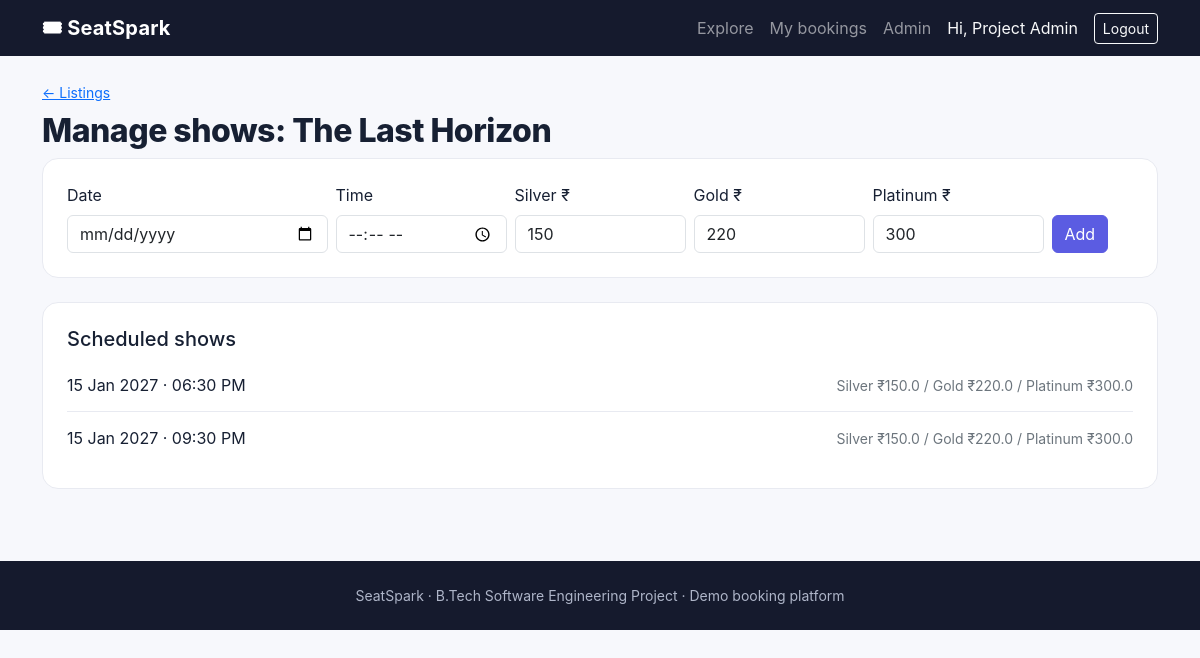
Screenshot of /admin/listing/1/shows (signed in) with the database file from the repository.
### app.py (models this page shows, shortened)
class User(db.Model):
    id = db.Column(db.Integer, primary_key=True)
    name = db.Column(db.String(100), nullable=False)
    email = db.Column(db.String(150), unique=True, nullable=False)
    password_hash = db.Column(db.String(255), nullable=False)
    role = db.Column(db.String(20), default="user", nullable=False)
    bookings = db.relationship("Booking", backref="user", lazy=True)

class Listing(db.Model):
    id = db.Column(db.Integer, primary_key=True)
    title = db.Column(db.String(150), nullable=False)
    description = db.Column(db.Text, default="")
    category = db.Column(db.String(20), nullable=False)  # Movie or Event
    image_url = db.Column(db.String(500), default="")
    venue = db.Column(db.String(150), nullable=False)
    shows = db.relationship("Show", backref="listing", cascade="all, delete-orphan", lazy=True)

class Show(db.Model):
    id = db.Column(db.Integer, primary_key=True)
    listing_id = db.Column(db.Integer, db.ForeignKey("listing.id"), nullable=False)
    show_date = db.Column(db.Date, nullable=False)
    show_time = db.Column(db.Time, nullable=False)
    seat_count = db.Column(db.Integer, default=40, nullable=False)
    silver_price = db.Column(db.Float, default=150, nullable=False)
    gold_price = db.Column(db.Float, default=220, nullable=False)
    platinum_price = db.Column(db.Float, default=300, nullable=False)
    bookings = db.relationship("Booking", backref="show", lazy=True)

### app.py (the view, shortened to what this page needs)
@app.route("/admin/listing/<int:listing_id>/shows", methods=["GET", "POST"])
@login_required
@admin_required
def admin_shows(listing_id):
    listing = db.get_or_404(Listing, listing_id)
    return render_template("admin/shows.html", listing=listing, shows=Show.query.filter_by(listing_id=listing.id).order_by(Show.show_date).all())

### app.py (called while the page is built)
def login_required(fn):
    @wraps(fn)
    def wrapper(*args, **kwargs):
        if "user_id" not in session:
            flash("Please log in to continue.", "warning")
            return redirect(url_for("login"))
        return fn(*args, **kwargs)
    return wrapper

def admin_required(fn):
    @wraps(fn)
    def wrapper(*args, **kwargs):
        if session.get("role") != "admin":
            abort(403)
        return fn(*args, **kwargs)
    return wrapper

def current_user():
    if "user_id" in session:
        return db.session.get(User, session["user_id"])
    return None

@app.context_processor
def inject_user():
    return {"current_user": current_user()}

### templates/admin/shows.html
{% extends "base.html" %}{% block content %}<a href="{{ url_for('admin_listings') }}" class="small">← Listings</a><h2 class="section-title mt-2">Manage shows: {{ listing.title }}</h2>
<div class="panel mb-4"><form method="post" class="row g-2 align-items-end">
<div class="col-md-3"><label class="form-label">Date</label><input class="form-control" type="date" name="show_date" required></div>
<div class="col-md-2"><label class="form-label">Time</label><input class="form-control" type="time" name="show_time" required></div>
<div class="col-md-2"><label class="form-label">Silver ₹</label><input class="form-control" type="number" min="1" step="1" name="silver_price" value="150" required></div>
<div class="col-md-2"><label class="form-label">Gold ₹</label><input class="form-control" type="number" min="1" step="1" name="gold_price" value="220" required></div>
<div class="col-md-2"><label class="form-label">Platinum ₹</label><input class="form-control" type="number" min="1" step="1" name="platinum_price" value="300" required></div>
<div class="col-md-1"><button class="btn btn-primary">Add</button></div></form></div>
<div class="panel"><h5>Scheduled shows</h5>{% for show in shows %}<div class="admin-item"><span>{{ show.show_date.strftime('%d %b %Y') }} · {{ show.show_time.strftime('%I:%M %p') }}</span><span class="small text-secondary">Silver ₹{{ show.silver_price }} / Gold ₹{{ show.gold_price }} / Platinum ₹{{ show.platinum_price }}</span></div>{% else %}<p class="text-secondary">No shows scheduled.</p>{% endfor %}</div>{% endblock %}

### templates/base.html (shortened to what this page needs)
<!doctype html>
<html lang="en">
<head>
  <link href="https://cdn.jsdelivr.net/npm/bootstrap@5.3.3/dist/css/bootstrap.min.css" rel="stylesheet">
  <link rel="stylesheet" href="{{ url_for('static', filename='css/style.css') }}">
</head>
<body>
<nav class="navbar navbar-expand-lg navbar-dark topbar">
  <div class="container">
    <a class="navbar-brand fw-bold" href="{{ url_for('index') }}">🎟 SeatSpark</a>
    <div class="collapse navbar-collapse" id="nav">
      <div class="navbar-nav ms-auto align-items-lg-center">
        <a class="nav-link" href="{{ url_for('index') }}">Explore</a>
        {% if current_user %}
          <a class="nav-link" href="{{ url_for('my_bookings') }}">My bookings</a>
          {% if current_user.role == 'admin' %}<a class="nav-link" href="{{ url_for('admin_dashboard') }}">Admin</a>{% endif %}
          <span class="nav-link text-light small">Hi, {{ current_user.name }}</span>
          <a class="btn btn-sm btn-outline-light ms-lg-2" href="{{ url_for('logout') }}">Logout</a>
        {% else %}
          <a class="nav-link" href="{{ url_for('login') }}">Login</a>
          <a class="btn btn-sm btn-primary ms-lg-2" href="{{ url_for('register') }}">Create account</a>
        {% endif %}
      </div>
    </div>
  </div>
</nav>
<main class="container py-4">
  {% block content %}{% endblock %}
</main>
<footer class="footer py-4 mt-5"><div class="container text-center small">SeatSpark · B.Tech Software Engineering Project · Demo booking platform</div></footer>
</body></html>

### static/css/style.css (style rules this page uses)
:root { --ink:#172033;--muted:#687386;--primary:#5b5ce2;--line:#e8eaf1 }
body { background:#f7f8fc;color:var(--ink);font-family:Inter,system-ui,-apple-system,Segoe UI,sans-serif }
.topbar { background:#151a2d }
.navbar-brand { letter-spacing:.2px }
.section-title { font-weight:800;letter-spacing:-.5px }
.btn-primary { background:var(--primary);border-color:var(--primary) }
.auth-card,.panel,.stat-card,.booking-summary { background:#fff;border:1px solid var(--line);border-radius:16px;padding:24px }
.show-row,.admin-item { display:flex;justify-content:space-between;align-items:center;gap:12px;padding:14px 0;border-bottom:1px solid var(--line) }
.show-row:last-child,.admin-item:last-child { border:0 }
.footer { background:#151a2d;color:#aeb5c8 }

### rows the page displays
User: name "Project Admin"
Listing: title "The Last Horizon"
Show: show_date "15 Jan 2027", show_time "06:30 PM", silver_price "150.0", gold_price "220.0", platinum_price "300.0"
Show: show_date "15 Jan 2027", show_time "09:30 PM", silver_price "150.0", gold_price "220.0", platinum_price "300.0"
